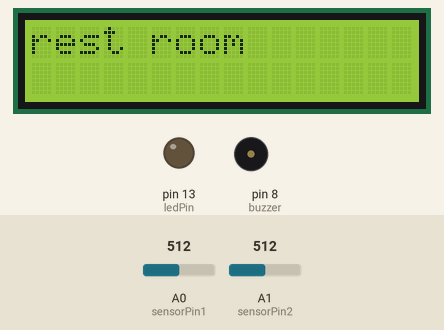
The sketch below on a simulated Arduino Uno, built with avr-gcc and run on an emulated ATmega328P. On the bench: 16×2 character LCD, output pins drawn as LEDs (lit = HIGH), buzzer (waves = sounding, pin HIGH). The inputs (shaded band) are chosen by the test bench; at power-on: A0 (sensorPin1) = 512, A1 (sensorPin2) = 512. What the sketch prints to the serial monitor is not drawn.

Above: at 2.1 s.
2.2 s: A0 (sensorPin1) set to 231
At 6.7 s:
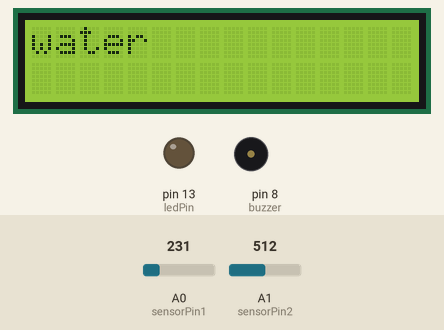
7.0 s: A1 (sensorPin2) set to 252
13.1 s: A1 (sensorPin2) set to 222
At 16.2 s:
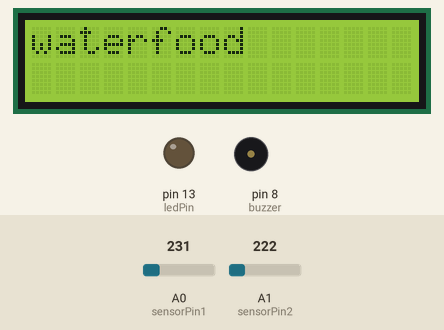
19.2 s: A0 (sensorPin1) set to 249
At 24.1 s:
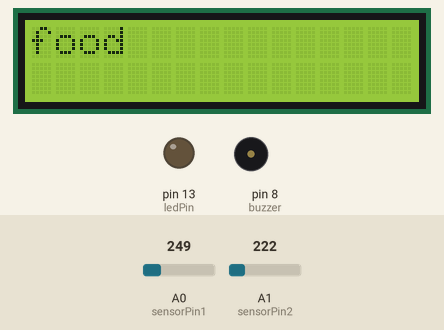
25.3 s: A0 (sensorPin1) set to 230
At 29.0 s:
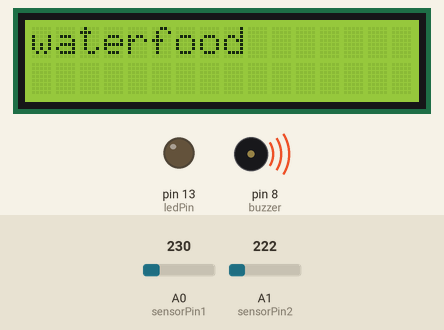
31.4 s: A0 (sensorPin1) set to 250
At 34.9 s:
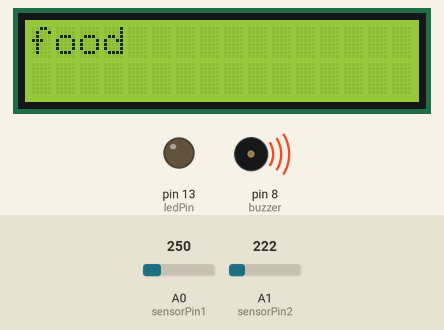
Timing chart, 0 to 38.5 s (numbered marks = the images above; inputs shaded):
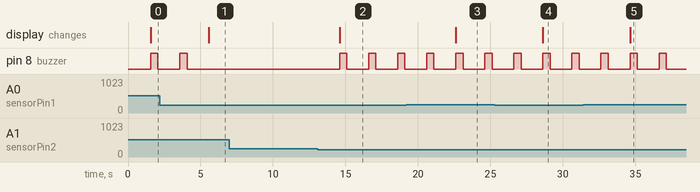

The sketch:

mute_provision.ino
```cpp
int sensorPin1 = A0;
int sensorPin2 = A1;
// select the input pin for the potentiometer
int ledPin = 13;
int buzzer = 8;// select the pin for the LED
int sensorValue1 = 0;  // variable to store the value coming from the sensor
int sensorValue2 = 0;

#include <LiquidCrystal.h>

// initialize the library by associating any needed LCD interface pin
// with the arduino pin number it is connected to
const int rs = 12, en = 11, d4 = 5, d5 = 4, d6 = 3, d7 = 2;
LiquidCrystal lcd(rs, en, d4, d5, d6, d7);


void setup() {
  // declare the ledPin as an OUTPUT:
  pinMode(ledPin, OUTPUT);
  pinMode(buzzer, OUTPUT);
  lcd.begin(16,2);
 Serial.begin(9600);
}

void loop() {
  // read the value from the sensor:
  sensorValue1 = analogRead(sensorPin1);

  Serial.print("sensorValue1:");
  Serial.println(sensorValue1);
  delay(500);
  sensorValue2 = analogRead(sensorPin2);

  Serial.print("sensorValue2:");
  Serial.println(sensorValue2);
 delay(500);


  delay(500);
  lcd.clear();

  if(sensorValue1<240){

    lcd.print("water");
    Serial.println("Water");


    }

    if(sensorValue2<=240){

      lcd.print("food");
    Serial.println("food");
    digitalWrite(buzzer,HIGH);
    delay(500);
    //lcd.setCursor(0,1);
    digitalWrite(buzzer,LOW);


    }
     if(sensorValue1>=241&&sensorValue2>=241)
    {

      lcd.print("rest room");
    Serial.println("rest room");
    digitalWrite(buzzer,HIGH);
    delay(500);
    //lcd.setCursor(0,1);
    digitalWrite(buzzer,LOW);

    }

}
```

Measured:
- the behaviour switches between 241 and 240 on A1 (sensorPin2) (found by bisection; images 1 and 2)
- the behaviour switches between 239 and 240 on A0 (sensorPin1) (found by bisection; images 2 and 3)
- after the input at 2.2 s, pin 8 (buzzer): goes on until 4.1 s, then stays LOW; the display: changes after 3.4 s (image 1)
- after the input at 7.0 s, every drawn part: stays the same
- after the input at 13.1 s, pin 8 (buzzer): alternates HIGH for 0.50 s and LOW for 1.5 s, starting after 1.5 s; the display: changes after 1.5 s (image 2)
- after the input at 19.2 s, the display: changes after 3.4 s (image 3)
- after the input at 25.3 s, the display: changes after 3.3 s (image 4)
- after the input at 31.4 s, the display: changes after 3.2 s (image 5)
